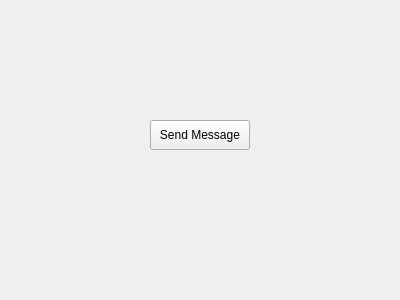
<?xml version="1.0" encoding="UTF-8"?>
<ui version="4.0">
 <class>MainWindow</class>
 <widget class="QMainWindow" name="MainWindow">
  <property name="geometry">
   <rect>
    <x>0</x>
    <y>0</y>
    <width>400</width>
    <height>300</height>
   </rect>
  </property>
  <property name="windowTitle">
   <string>OBS Plugin</string>
  </property>
  <widget class="QWidget" name="centralwidget">
   <widget class="QPushButton" name="pushButton">
    <property name="geometry">
     <rect>
      <x>150</x>
      <y>120</y>
      <width>100</width>
      <height>30</height>
     </rect>
    </property>
    <property name="text">
     <string>Send Message</string>
    </property>
   </widget>
  </widget>
 </widget>
 <resources/>
 <connections/>
</ui>
